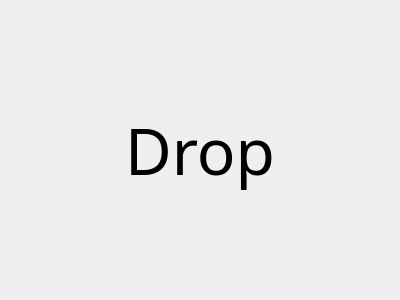
<?xml version="1.0" encoding="UTF-8"?>
<ui version="4.0">
 <class>DropWidget</class>
 <widget class="QWidget" name="DropWidget">
  <property name="geometry">
   <rect>
    <x>0</x>
    <y>0</y>
    <width>400</width>
    <height>300</height>
   </rect>
  </property>
  <property name="windowTitle">
   <string>Form</string>
  </property>
  <layout class="QGridLayout" name="gridLayout">
   <item row="0" column="0">
    <widget class="QLabel" name="label">
     <property name="font">
      <font>
       <family>Agency FB</family>
       <pointsize>48</pointsize>
      </font>
     </property>
     <property name="text">
      <string>Drop</string>
     </property>
     <property name="alignment">
      <set>Qt::AlignCenter</set>
     </property>
    </widget>
   </item>
  </layout>
 </widget>
 <resources/>
 <connections/>
</ui>
